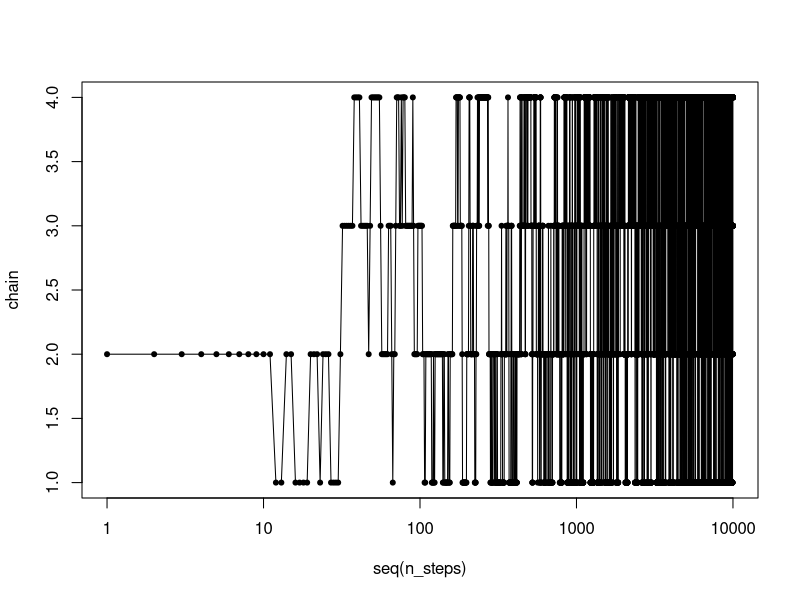

This figure's R source:
## ---- chunk 1
nodes <- c(0.2, 0.2, 0.2, 0.4)
current_node <- 2
n_steps <- 10000
chain <- matrix(current_node, nrow = n_steps, ncol = 1)
for (i in seq(2, n_steps)) {
  proposed_node <- ifelse(((runif(1) > 0.5) & (current_node != 4)) | (current_node == 1),
                           current_node + 1, current_node - 1)
  current_node  <- ifelse(rbinom(1, 1, nodes[proposed_node]) == 1, 
                          proposed_node, current_node)
  chain[i] <- current_node
}
{plot(seq(n_steps), chain, type = 'l', pch = 20, log = 'x')
lines(seq(n_steps), chain, type = 'p', pch = 20)}
